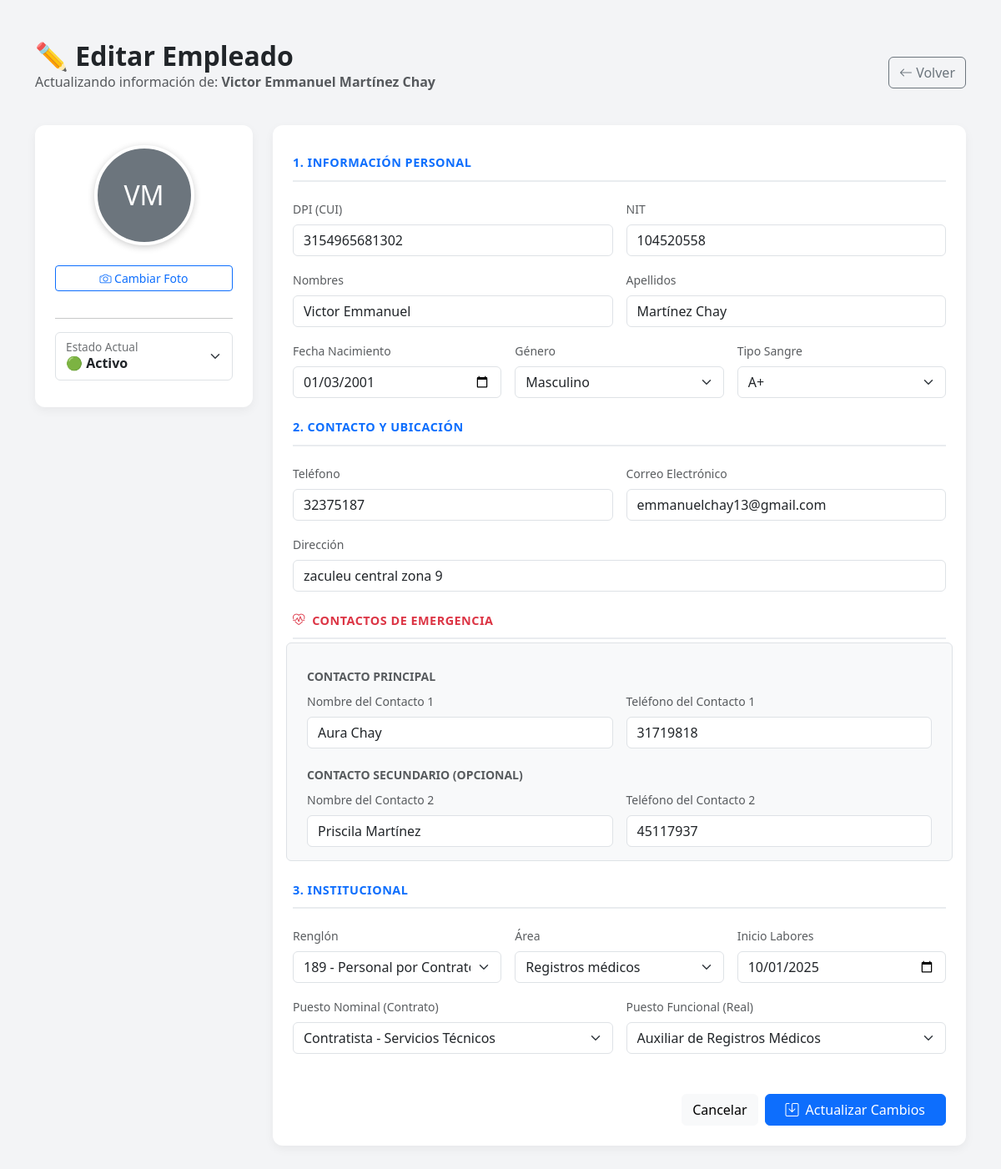
Page /editar_empleado.php?id=3 (signed in) on the committed database.
### tables this page shows
CREATE TABLE `empleados` (
  `id` int(11) NOT NULL,
  `dpi` varchar(15) NOT NULL,
  `nit` varchar(15) DEFAULT NULL,
  `nombres` varchar(100) NOT NULL,
  `apellidos` varchar(100) NOT NULL,
  `fecha_nacimiento` date NOT NULL,
  `genero` enum('M','F') NOT NULL,
  `tipo_sangre` varchar(5) DEFAULT NULL,
  `telefono` varchar(20) NOT NULL,
  `correo_electronico` varchar(100) DEFAULT NULL,
  `direccion` text NOT NULL,
  `departamento` varchar(100) DEFAULT NULL,
  `municipio` varchar(100) DEFAULT NULL,
  `contacto_emergencia_nombre` varchar(100) DEFAULT NULL,
  `contacto_emergencia_telefono` varchar(20) DEFAULT NULL,
  `contacto_emergencia_nombre2` varchar(100) DEFAULT NULL,
  `contacto_emergencia_telefono2` varchar(100) DEFAULT NULL,
  `fecha_inicio_labores` date NOT NULL,
  `fecha_ultimo_ascenso` date DEFAULT NULL,
  `id_renglon` int(11) NOT NULL,
  `id_area` int(11) NOT NULL,
  `id_puesto_nominal` int(11) NOT NULL,
  `id_puesto_funcional` int(11) NOT NULL,
  `foto_perfil` varchar(255) DEFAULT NULL,
  `estado` enum('Activo','Suspendido','Vacaciones','Baja') DEFAULT 'Activo',
  `creado_por` varchar(50) DEFAULT NULL,
  `created_at` timestamp NOT NULL DEFAULT current_timestamp(),
  `updated_at` timestamp NOT NULL DEFAULT current_timestamp() ON UPDATE current_timestamp()
);

CREATE TABLE `catalogo_renglones` (
  `id` int(11) NOT NULL,
  `codigo` varchar(10) NOT NULL,
  `descripcion` varchar(100) NOT NULL
);

CREATE TABLE `catalogo_areas` (
  `id` int(11) NOT NULL,
  `nombre` varchar(100) NOT NULL,
  `descripcion` text DEFAULT NULL
);

CREATE TABLE `catalogo_puestos_nominales` (
  `id` int(11) NOT NULL,
  `codigo` varchar(20) DEFAULT NULL,
  `nombre` varchar(100) NOT NULL
);

CREATE TABLE `catalogo_cargos` (
  `id` int(11) NOT NULL,
  `nombre` varchar(100) NOT NULL
);

### editar_empleado.php (the view, shortened to what this page needs)
<?php
require_once 'config/db.php';
$id_empleado = $_GET['id'];
try {
    $stmt = $pdo->prepare("SELECT * FROM empleados WHERE id = ?");
    $stmt->execute([$id_empleado]);
    $emp = $stmt->fetch(PDO::FETCH_ASSOC);
    $renglones = $pdo->query("SELECT * FROM catalogo_renglones ORDER BY codigo ASC")->fetchAll();
    $areas = $pdo->query("SELECT * FROM catalogo_areas ORDER BY nombre ASC")->fetchAll();
    $cargos_nominales = $pdo->query("SELECT * FROM catalogo_puestos_nominales ORDER BY nombre ASC")->fetchAll();
    $cargos_funcionales = $pdo->query("SELECT * FROM catalogo_cargos ORDER BY nombre ASC")->fetchAll();
} catch (PDOException $e) {
    die("Error: " . $e->getMessage());
}
?>
<!DOCTYPE html>
<html lang="es">
<head>
    <link href="https://cdn.jsdelivr.net/npm/bootstrap@5.3.0/dist/css/bootstrap.min.css" rel="stylesheet">
    <link rel="stylesheet" href="https://cdn.jsdelivr.net/npm/bootstrap-icons@1.10.0/font/bootstrap-icons.css">
</head>
<body>
<div class="container py-5">
    <div class="d-flex justify-content-between align-items-center mb-4">
        <div>
            <h2 class="fw-bold text-dark mb-0">✏️ Editar Empleado</h2>
            <p class="text-muted">Actualizando información de: <strong><?= $emp['nombres'] ?> <?= $emp['apellidos'] ?></strong></p>
        </div>
        <a href="index.php" class="btn btn-outline-secondary"><i class="bi bi-arrow-left"></i> Volver</a>
    </div>
    <form action="actualizar_empleado.php" method="POST" enctype="multipart/form-data" class="needs-validation" novalidate>
        <div class="row">
            <div class="col-lg-3 mb-4">
                <div class="card p-4 text-center sticky-top" style="top: 20px; z-index: 1;">
                    <div class="mb-3 position-relative" id="contenedor-foto">
                        <?php if (!empty($emp['foto_perfil']) && file_exists("imagenes/perfiles/" . $emp['foto_perfil'])): ?>
                            <img src="imagenes/perfiles/<?= $emp['foto_perfil'] ?>" class="img-preview mb-2" id="previewImg">
                        <?php else: ?>
                            <div id="initialsAvatar" class="img-preview d-flex align-items-center justify-content-center bg-secondary text-white mx-auto mb-2" style="font-size: 2rem;">
                                <?= strtoupper(substr($emp['nombres'], 0, 1) . substr($emp['apellidos'], 0, 1)) ?>
                            </div>
                        <?php endif; ?>
                    </div>
                    <label class="btn btn-sm btn-outline-primary mb-3">
                        <i class="bi bi-camera"></i> Cambiar Foto
                    </label>
                    <hr>
                    <div class="form-floating mb-2">
                        <select class="form-select fw-bold" id="estado" name="estado" required>
                            <option value="Activo" <?= $emp['estado'] == 'Activo' ? 'selected' : '' ?>>🟢 Activo</option>
                        </select>
                        <label for="estado">Estado Actual</label>
                    </div>
                </div>
            </div>
            <div class="col-lg-9">
                <div class="card p-4">
                    <div class="section-title text-primary">1. Información Personal</div>
                    <div class="row g-3">
                        <div class="col-md-6">
                            <label class="form-label text-muted small">DPI (CUI)</label>
                            <input type="text" class="form-control" name="dpi" value="<?= $emp['dpi'] ?>" required pattern="\d{13}">
                        </div>
                        <div class="col-md-6">
                            <label class="form-label text-muted small">NIT</label>
                            <input type="text" class="form-control" name="nit" value="<?= $emp['nit'] ?>">
                        </div>
                        <div class="col-md-6">
                            <label class="form-label text-muted small">Nombres</label>
                            <input type="text" class="form-control" name="nombres" value="<?= $emp['nombres'] ?>" required>
                        </div>
                        <div class="col-md-6">
                            <label class="form-label text-muted small">Apellidos</label>
                            <input type="text" class="form-control" name="apellidos" value="<?= $emp['apellidos'] ?>" required>
                        </div>
                        <div class="col-md-4">
                            <label class="form-label text-muted small">Fecha Nacimiento</label>
                            <input type="date" class="form-control" name="fecha_nacimiento" value="<?= $emp['fecha_nacimiento'] ?>" required>
                        </div>
                        <div class="col-md-4">
                            <label class="form-label text-muted small">Género</label>
                            <select class="form-select" name="genero" required>
                                <option value="M" <?= $emp['genero'] == 'M' ? 'selected' : '' ?>>Masculino</option>
                            </select>
                        </div>
                        <div class="col-md-4">
                            <label class="form-label text-muted small">Tipo Sangre</label>
                            <select class="form-select" name="tipo_sangre">
                                <?php
                                $tipos = ['O+', 'O-', 'A+', 'A-', 'B+', 'B-', 'AB+', 'AB-'];
                                foreach($tipos as $t): ?>
                                    <option value="<?= $t ?>" <?= $emp['tipo_sangre'] == $t ? 'selected' : '' ?>><?= $t ?></option>
                                <?php endforeach; ?>
                            </select>
                        </div>
                    </div>
<div class="section-title text-primary mt-4">2. Contacto y Ubicación</div>
                    <div class="row g-3">
                        <div class="col-md-6">
                            <label class="form-label text-muted small">Teléfono</label>
                            <input type="tel" class="form-control" name="telefono" value="<?= $emp['telefono'] ?>" required>
                        </div>
                        <div class="col-md-6">
                            <label class="form-label text-muted small">Correo Electrónico</label>
                            <input type="email" class="form-control" name="correo_electronico" value="<?= $emp['correo_electronico'] ?>">
                        </div>
                        <div class="col-12">
                            <label class="form-label text-muted small">Dirección</label>
                            <input type="text" class="form-control" name="direccion" value="<?= $emp['direccion'] ?>" required>
                        </div>
                    </div>
                    <div class="section-title text-danger mt-4"><i class="bi bi-heart-pulse me-1"></i> Contactos de Emergencia</div>
                    <div class="row g-3 bg-light p-3 rounded border">
                        <div class="col-12 mb-0">
                            <h6 class="text-muted small text-uppercase fw-bold m-0">Contacto Principal</h6>
                        </div>
                        <div class="col-md-6 mt-2">
                            <label class="form-label text-muted small">Nombre del Contacto 1</label>
                            <input type="text" class="form-control" name="contacto_emergencia_nombre" value="<?= $emp['contacto_emergencia_nombre'] ?>">
                        </div>
                        <div class="col-md-6 mt-2">
                            <label class="form-label text-muted small">Teléfono del Contacto 1</label>
                            <input type="tel" class="form-control" name="contacto_emergencia_telefono" value="<?= $emp['contacto_emergencia_telefono'] ?>">
                        </div>
                        <div class="col-12 mt-4 mb-0">
                            <h6 class="text-muted small text-uppercase fw-bold m-0">Contacto Secundario (Opcional)</h6>
                        </div>
                        <div class="col-md-6 mt-2">
                            <label class="form-label text-muted small">Nombre del Contacto 2</label>
                            <input type="text" class="form-control" name="contacto_emergencia_nombre2" value="<?= $emp['contacto_emergencia_nombre2'] ?>">
                        </div>
                        <div class="col-md-6 mt-2">
                            <label class="form-label text-muted small">Teléfono del Contacto 2</label>
                            <input type="tel" class="form-control" name="contacto_emergencia_telefono2" value="<?= $emp['contacto_emergencia_telefono2'] ?>">
                        </div>
                    </div>
                    <div class="section-title text-primary mt-4">3. Institucional</div>
                    <div class="row g-3">
                        <div class="col-md-4">
                            <label class="form-label text-muted small">Renglón</label>
                            <select class="form-select" name="id_renglon" required>
                                <?php foreach($renglones as $r): ?>
                                    <option value="<?= $r['id'] ?>" <?= $emp['id_renglon'] == $r['id'] ? 'selected' : '' ?>>
                                        <?= $r['codigo'] ?> - <?= $r['descripcion'] ?>
                                    </option>
                                <?php endforeach; ?>
                            </select>
                        </div>
                        <div class="col-md-4">
                            <label class="form-label text-muted small">Área</label>
                            <select class="form-select" name="id_area" required>
                                <?php foreach($areas as $a): ?>
                                    <option value="<?= $a['id'] ?>" <?= $emp['id_area'] == $a['id'] ? 'selected' : '' ?>>
                                        <?= $a['nombre'] ?>
                                    </option>
                                <?php endforeach; ?>
                            </select>
                        </div>
                        <div class="col-md-4">
                            <label class="form-label text-muted small">Inicio Labores</label>
                            <input type="date" class="form-control" name="fecha_inicio_labores" value="<?= $emp['fecha_inicio_labores'] ?>" required>
                        </div>
                        <div class="col-md-6">
                            <label class="form-label text-muted small">Puesto Nominal (Contrato)</label>
                            <select class="form-select" name="id_puesto_nominal" required>
                                <?php foreach($cargos_nominales as $cn): ?>
                                    <option value="<?= $cn['id'] ?>" <?= $emp['id_puesto_nominal'] == $cn['id'] ? 'selected' : '' ?>>
                                        <?= $cn['nombre'] ?>
                                    </option>
                                <?php endforeach; ?>
                            </select>
                        </div>
                        <div class="col-md-6">
                            <label class="form-label text-muted small">Puesto Funcional (Real)</label>
                            <select class="form-select" name="id_puesto_funcional" required>
                                <?php foreach($cargos_funcionales as $cf): ?>
                                    <option value="<?= $cf['id'] ?>" <?= $emp['id_puesto_funcional'] == $cf['id'] ? 'selected' : '' ?>>
                                        <?= $cf['nombre'] ?>
                                    </option>
                                <?php endforeach; ?>
                            </select>
                        </div>
                    </div>
                    <div class="mt-5 d-flex justify-content-end gap-2">
                        <button type="button" class="btn btn-light" onclick="window.history.back()">Cancelar</button>
                        <button type="submit" class="btn btn-primary px-4"><i class="bi bi-save me-2"></i>Actualizar Cambios</button>
                    </div>
                </div>
            </div>
        </div>
    </form>
</div>
</body>
</html>

### editar_empleado.php (style rules this page uses)
body { background-color: #f3f4f6; font-family: 'Segoe UI', system-ui, sans-serif; }
.card { border: none; box-shadow: 0 4px 12px rgba(0,0,0,0.05); border-radius: 12px; }
.img-preview { width: 120px; height: 120px; object-fit: cover; border-radius: 50%; border: 4px solid #fff; box-shadow: 0 2px 8px rgba(0,0,0,0.2); }
.section-title { font-size: 0.9rem; font-weight: 700; text-transform: uppercase; color: #6c757d; letter-spacing: 0.5px; border-bottom: 2px solid #e9ecef; padding-bottom: 10px; margin-bottom: 20px; margin-top: 10px; }

### rows in the picture
empleados: nombres "Victor Emmanuel", apellidos "Martínez Chay", nombres+apellidos "VM", estado "🟢 Activo", dpi "3154965681302", nit "104520558", fecha_nacimiento "01/03/2001", genero "Masculino", tipo_sangre "A+", telefono "32375187", correo_electronico "emmanuelchay13@gmail.com", direccion "zaculeu central zona 9", contacto_emergencia_nombre "Aura Chay", contacto_emergencia_telefono "31719818", contacto_emergencia_nombre2 "Priscila Martínez", contacto_emergencia_telefono2 "45117937", id_renglon "189 - Personal por Contrato", id_area "Registros médicos", fecha_inicio_labores "10/01/2025", id_puesto_nominal "Contratista - Servicios Técnicos", id_puesto_funcional "Auxiliar de Registros Médicos"
